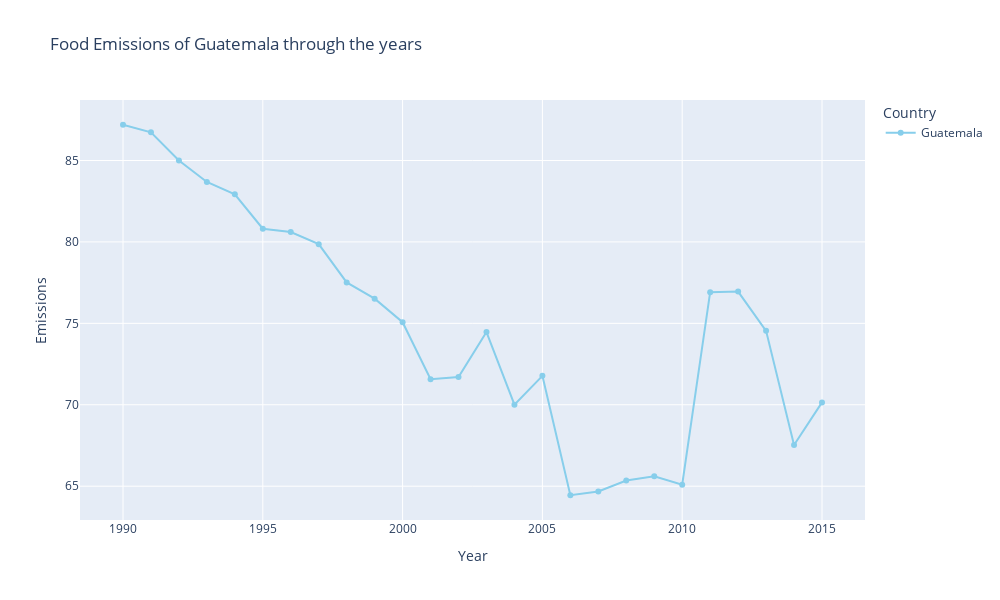

This figure's notebook cell:
### Code cell
# Plot Guatemalan emissions through a line graph
df_emissions_guatemala = df_emissions[df_emissions['Country'] == 'Guatemala']
fig = px.line(df_emissions_guatemala, x="Year", y="Emissions", color='Country', title='Food Emissions of Guatemala through the years')
fig.update_traces(mode='lines+markers')
fig.for_each_trace(lambda t: t.update(line_color='skyblue') if t.name == 'Guatemala' else ())
# Figsize
fig.update_layout(
    autosize=False,
    width=1000,
    height=600,
)

fig.show()

### Figure 1 — Plotly figure (JSON) as saved in the notebook; plotly's stock layout.template omitted (floating-point values rounded to 4 significant figures)
{"data": [{"hovertemplate": "Country=Guatemala<br>Year=%{x}<br>Emissions=%{y}<extra></extra>", "legendgroup": "Guatemala", "line": {"color": "skyblue", "dash": "solid"}, "marker": {"symbol": "circle"}, "mode": "lines+markers", "name": "Guatemala", "orientation": "v", "showlegend": true, "type": "scatter", "x": [1990, 1991, 1992, 1993, 1994, 1995, 1996, 1997, 1998, 1999, 2000, 2001, 2002, 2003, 2004, 2005, 2006, 2007, 2008, 2009, 2010, 2011, 2012, 2013, 2014, 2015], "xaxis": "x", "y": [87.2, 86.73, 85.0, 83.68, 82.92, 80.81, 80.61, 79.86, 77.52, 76.52, 75.07, 71.57, 71.71, 74.47, 70.0, 71.78, 64.44, 64.67, 65.35, 65.61, 65.09, 76.91, 76.95, 74.54, 67.53, 70.15], "yaxis": "y"}], "layout": {"autosize": false, "height": 600, "legend": {"title": {"text": "Country"}, "tracegroupgap": 0}, "title": {"text": "Food Emissions of Guatemala through the years"}, "width": 1000, "xaxis": {"anchor": "y", "domain": [0, 1], "title": {"text": "Year"}}, "yaxis": {"anchor": "x", "domain": [0, 1], "title": {"text": "Emissions"}}}}
